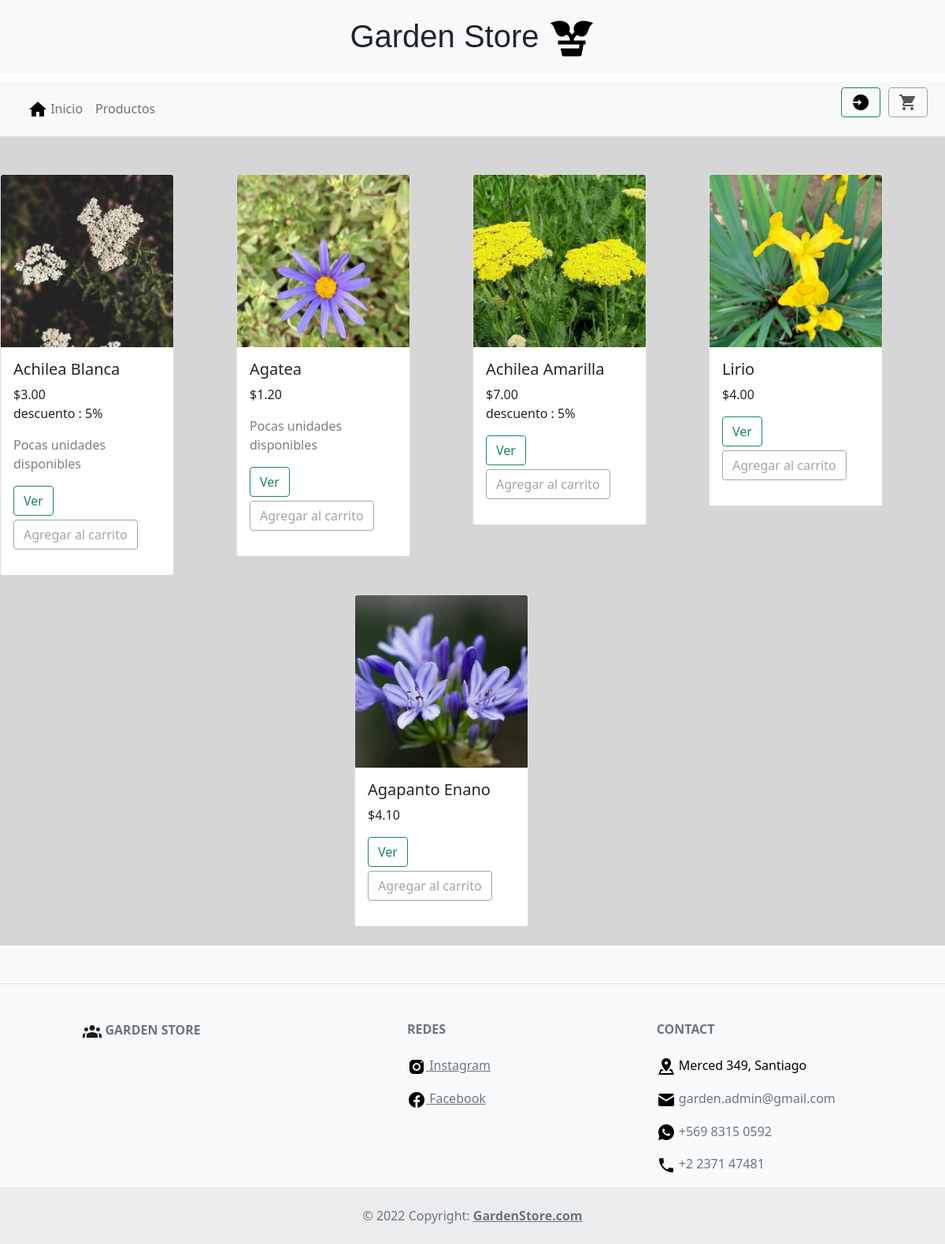
The app's page /categoria/4/productos with its own data.
### core/models.py (models this page shows, shortened)
class Producto(models.Model):
    idProducto = models.AutoField(primary_key = True, verbose_name='Id del producto')
    nombreProducto = models.CharField(max_length=30)
    imagen = models.FileField(upload_to='productos/')
    precio = models.DecimalField(null=False, max_digits=10, decimal_places=2)
    descuento = models.IntegerField(null=True)
    stock = models.IntegerField(null=True)
    descripcion = models.CharField(max_length=500, null=True)
    categoria = models.ForeignKey(Categoria,on_delete=models.CASCADE, related_name="productos")

### core/views.py (the view)
# urls.py: path('categoria/<int:categoria_id>/productos', views.productos_por_categoria, name="productos_por_categoria"),
def productos_por_categoria(request, categoria_id):
    categoria = get_object_or_404(Categoria, idCategoria = categoria_id)
    productos = categoria.productos.all()
    return render(request, 'core/producto/search.html',
    {
        'categorias' : Categoria.objects.all(),
        'productos' : productos,
        'categoria' : categoria.nombreCategoria,
    })

### core/templates/core/producto/search.html (shortened to what this page needs)
{% extends "core/home.html" %}
{% load static%}
{% block content %}
<div class="row mt-5">
    <div class="row row-cols-1 row-cols-md-3 container justify-content-center">
        {% for producto in productos %}
        <div class="col-6 col-md-4 col-lg-3 mb-4">
            <div class="card" style="width: 80%;">
                <img style="width:100%; height:100%" src="{{MEDIA_URL}}{{producto.imagen.url}}" class="card-img-top"
                    alt="...">
                <div class="card-body">
                    {% if producto.descuento > 0 %}
                        <h5 class="card-title">{{ producto.nombreProducto.title|truncatechars:30 }}</h5>
                        <p class="card-text ">${{ producto.precio|truncatechars:50 }} <br> descuento    : {{producto.descuento}}%</p>
                        {% if producto.stock < 10 %}
                        <p class="card-text " style="color: rgb(126, 126, 126);"> Pocas unidades disponibles</p>
                        {% endif %}
                        <a href="{% url 'CORE:producto_show' producto.idProducto %}"
                        class="btn btn-outline-success btn-block">Ver</a>
                    {% else %}
                        <h5 class="card-title">{{ producto.nombreProducto.title|truncatechars:30 }}</h5>
                        <p class="card-text ">${{ producto.precio|truncatechars:50 }}</p>
                        {% if producto.stock < 10 %}
                        <p class="card-text " style="color: rgb(126, 126, 126);"> Pocas unidades disponibles</p>
                        {% endif %}
                        <a href="{% url 'CORE:producto_show' producto.idProducto %}"
                        class="btn btn-outline-success btn-block">Ver</a>
                    {% endif %}
                    <div style="padding-bottom: 5px;"></div>
                    <form action="{% url 'CORE:carrito_save' %}" method="POST">
                        {% if user.is_superuser or not user.is_authenticated %}
                        <button type="submit" class="btn btn-outline-secondary" disabled>Agregar al carrito</button>
                        {% elif producto.stock <= 0 %}
                        <button type="submit" class="btn btn-outline-secondary" disabled>Agregar al carrito</button>
                        {% else %}
                        <button type="submit" class="btn btn-outline-success">Agregar al carrito </button>
                        {% endif %}
                    </form>
                </div>
            </div>
        </div>
        {% empty %}
        <h2 class="col-12 display-4 text-center mt-5" style="font-size: 2em; height: 30vh;">No hay productos que
            coincidan</h2>
        {% endfor %}
    </div>
</div>
{% endblock %}

### core/templates/core/home.html (shortened to what this page needs)
{% load static %}
<head>
    <link href="https://cdn.jsdelivr.net/npm/bootstrap@5.0.2/dist/css/bootstrap.min.css" rel="stylesheet"
>
    <link rel="stylesheet" href="https://unpkg.com/leaflet@1.8.0/dist/leaflet.css"
 />
</head>
<body style="width: 100%; height: 100%;">
    <div class="text-center"> <div class="p-3 mb-2 bg-light text-dark" style="font-size: 40px; font-family:'Gill Sans', 'Gill Sans MT', Calibri, 'Trebuchet MS', sans-serif;">Garden Store
        <img style="width: 60px; height: 60px;" src="{% static 'core/img/plantita.png'%}" class="rounded" alt="...">
      </div> </div>
    <nav class="navbar navbar-expand-lg navbar-light bg-light">
        <div class="container-fluid">
          <div class="collapse navbar-collapse" id="navbarSupportedContent">
            <ul class="navbar-nav me-auto mb-2 mb-lg-0">
              <li class="nav-item">
                <a class="nav-link " href="{% url 'CORE:producto_index' %}"> <img src="{% static 'core/img/home.png'%}" alt="..."> Inicio </a>
              </li>
              <li class="nav-item">
                <a class="nav-link" href="{% url 'CORE:producto_productos' %}">Productos</a>
              </li>
            </ul>
            <form class="d-flex">
              {% if user.is_authenticated %}
              {% else %}
              <a type="button" class="btn btn-outline-success my-2 my-sm-0" href="accounts/login/?next=/" style="color: black;">  <img src="{% static 'core/img/login.png' %}"> </a>
              {% endif %}
              <div style="padding-left: 10px;"></div>
              {% if user.is_superuser or not user.is_authenticated %}
                <button type="button" class="btn btn-outline-secondary" disabled > <img src="{% static 'core/img/cart.png'%}" alt="..."> </button>
              {% else %}
                <a type="button" class="btn btn-outline-dark my-2 my-sm-0" href="{% url 'CORE:carrito_index' %}"> <img src="{% static 'core/img/cart.png'%}" alt="..."> </a>
              {% endif %}
              <div style="padding-left: 10px;"></div>
            </form>
          </div>
        </div>
      </nav>
      <div class="row" style="background-color: rgb(214, 214, 214);">
        <div class="col">
            {% block content %}
            {% endblock %}
        </div>
      </div>
<footer class="text-center text-lg-start bg-light text-muted">
  <section
    class="d-flex justify-content-center justify-content-lg-between p-4 border-bottom"
  >
  </section>
  <section class="">
    <div class="container text-center text-md-start mt-5">
      <div class="row mt-3">
        <div class="col-md-3 col-lg-4 col-xl-3 mx-auto mb-4">
          <h6 class="text-uppercase fw-bold mb-4">
            <img src="{% static 'core/img/people.png'%}"> Garden Store
          </h6>
        </div>
        <div class="col-md-2 col-lg-2 col-xl-2 mx-auto mb-4">
          <h6 class="text-uppercase fw-bold mb-4">
            Redes
          </h6>
          <p>
            <a href="https://www.instagram.com/" class="text-reset"> <img src="{% static 'core/img/instagram.png'%}"> Instagram</a>
          </p>
          <p>
            <a href="https://www.facebook.com/" class="text-reset"><img src="{% static 'core/img/facebook.png'%}"> Facebook</a>
          </p>
        </div>
        <div class="col-md-4 col-lg-3 col-xl-3 mx-auto mb-md-0 mb-4">
          <h6 class="text-uppercase fw-bold mb-4">
            Contact
          </h6>
          <p><a href="{% url 'CORE:ubicacion' %}" style="text-decoration: none; color:black"><img src="{% static 'core/img/address.png'%}"> Merced 349, Santiago</a></p>
          <p>
            <img src="{% static 'core/img/mail.png' %}">
            garden.admin@gmail.com
          </p>
          <p><img src="{% static 'core/img/wsp.png' %}"> +569 8315 0592</p>
          <p><img src="{% static 'core/img/phone.png' %}"> +2 2371 47481</p>
        </div>
      </div>
    </div>
  </section>
  <div class="text-center p-4" style="background-color: rgba(0, 0, 0, 0.05);">
    © 2022 Copyright:
    <a class="text-reset fw-bold" href="{% url 'CORE:producto_index' %}">GardenStore.com</a>
  </div>
</footer>
</body>
</html>

### records on screen
Producto: imagen (picture), nombreProducto "Achilea Blanca", precio "3.00", descuento "5", stock "Pocas unidades disponibles"
Producto: imagen (picture), nombreProducto "Agatea", precio "1.20", stock "Pocas unidades disponibles"
Producto: imagen (picture), nombreProducto "Achilea Amarilla", precio "7.00", descuento "5"
Producto: imagen (picture), nombreProducto "Lirio", precio "4.00"
Producto: imagen (picture), nombreProducto "Agapanto Enano", precio "4.10"
